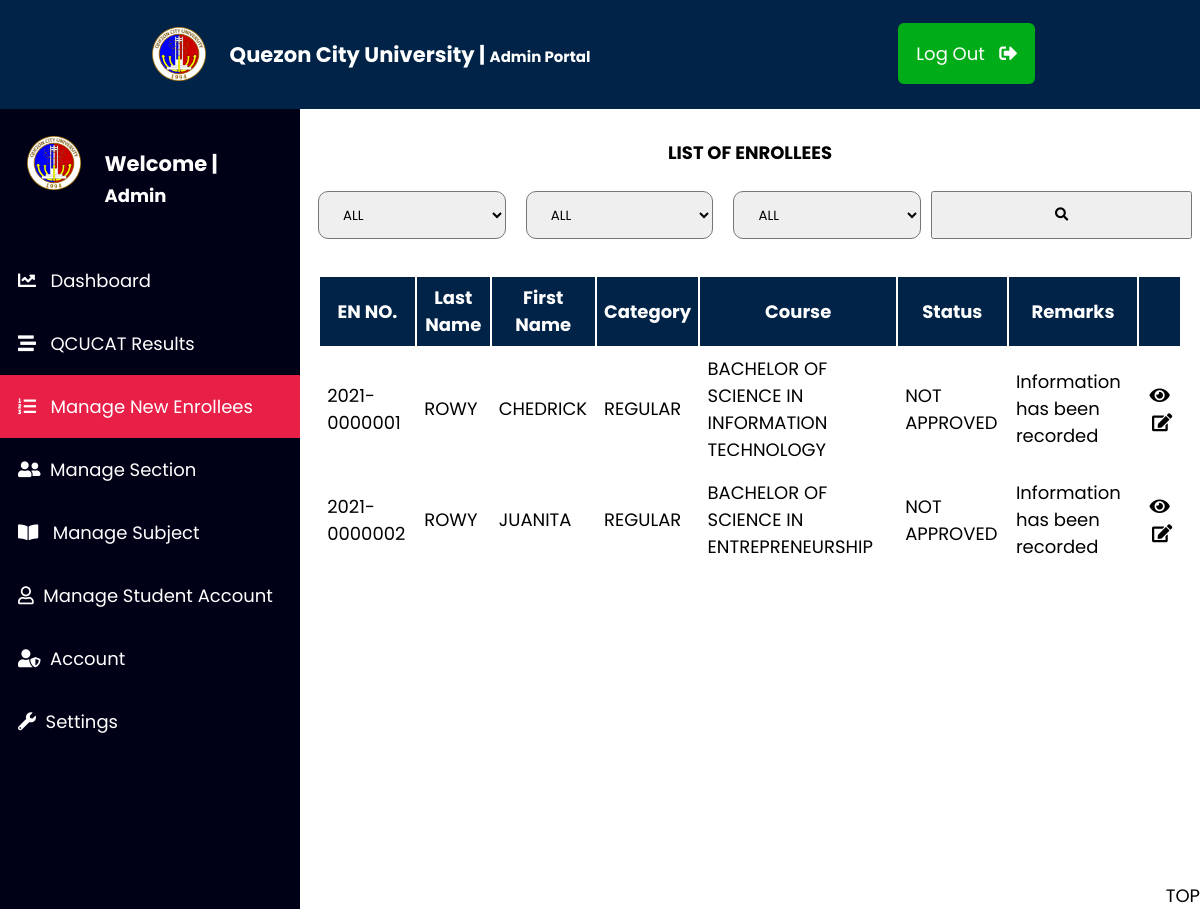
/admin/enrollees.php, run on an earlier commit of the app's database.
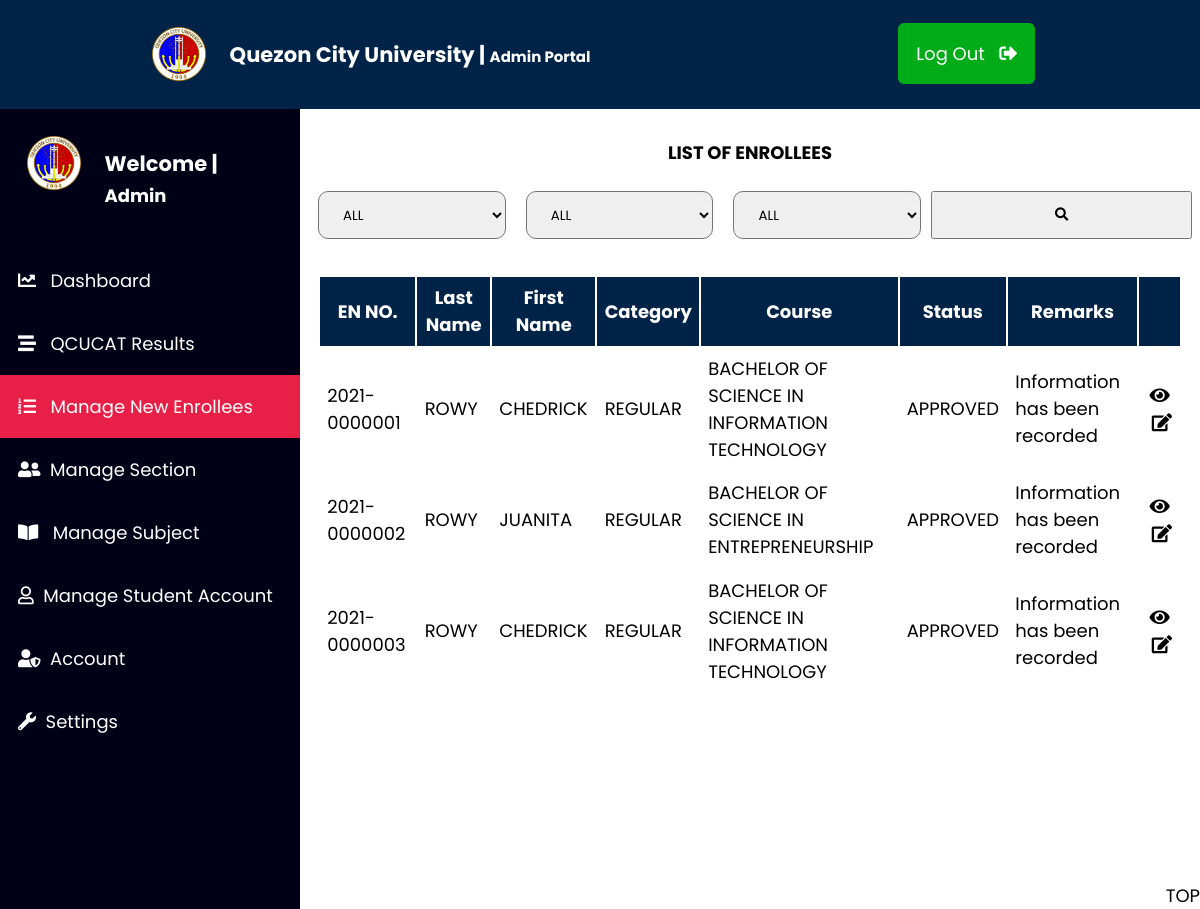
And on a later commit of the database.
### tables this page shows
CREATE TABLE `studentinfo` (
  `ID` int(11) NOT NULL,
  `enrollnumber` varchar(50) NOT NULL,
  `StudentID` varchar(11) NOT NULL,
  `FullName-Last` varchar(50) NOT NULL,
  `FullName-First` varchar(50) NOT NULL,
  `FullName-Middle` varchar(50) NOT NULL,
  `Age` varchar(11) NOT NULL,
  `birthday` varchar(50) NOT NULL,
  `birthplace` varchar(50) NOT NULL,
  `civilstatus` varchar(25) NOT NULL,
  `gender` varchar(25) NOT NULL,
  `contactno` varchar(20) NOT NULL,
  `email` varchar(50) NOT NULL,
  `address-name` varchar(100) NOT NULL,
  `zip_code` varchar(10) NOT NULL,
  `mothername` varchar(50) NOT NULL,
  `motherjob` varchar(50) NOT NULL,
  `fathername` varchar(50) NOT NULL,
  `fatherjob` varchar(50) NOT NULL,
  `guardianname` varchar(50) NOT NULL,
  `relationship` varchar(50) NOT NULL,
  `guardiancontactno` varchar(20) NOT NULL
);

CREATE TABLE `studentenrollmentinfo` (
  `ID` int(11) NOT NULL,
  `enrollnumber` varchar(50) NOT NULL,
  `StudentID` varchar(11) NOT NULL,
  `category` varchar(50) NOT NULL,
  `firstcourse` varchar(50) NOT NULL,
  `secondcourse` varchar(50) NOT NULL,
  `thirdcourse` varchar(50) NOT NULL,
  `campus` varchar(100) NOT NULL
);

CREATE TABLE `studentapprovals` (
  `ID` int(11) NOT NULL,
  `enrollnumber` varchar(50) NOT NULL,
  `StudentID` varchar(11) NOT NULL,
  `Approval` varchar(50) NOT NULL DEFAULT 'TO BE APPROVED',
  `remarks` varchar(50) NOT NULL
);

### admin/config/enc_dec.php (called while the page is built, shortened)
<?php
function qcu_encrypt($data)
        {
            $cipher = 'aes-128-ctr';
            $options = 0;
            $keyf = $_SESSION['key'];
            $iv = 'YNKAK$QWNdatewaf';
            return openssl_encrypt($data, $cipher, $keyf, $options, $iv);
        }
?>

### admin/enrollees.php (the view, shortened to what this page needs)
<?php
include_once("$_SERVER[DOCUMENT_ROOT]/enrollmentsystemfinal/admin/header.php");
include_once("config/dbcon.php");
include_once("config/enc_dec.php");
?>
<div class="content">
    <div class="enrollees">
    <div class="head">
    <h1>LIST OF ENROLLEES</h1>
    <br>
    <div class="filter-drawer">
        <form action="" class="searchbox" method="POST">
    <select name="firstcourse" value="">
                        <option value=" ">ALL</option>
                </select>
    <select name="category" value=" ">
                        <option value=" ">ALL</option>
                    </select>
    <select name="approval" value=" ">
                        <option value=" ">ALL</option>
                    </select>
                  <button type="submit" name="submit"><i class="fas fa-search"></i></button>
                    </form>
    </div>
    </div>
    <div class="con">
<table>
<tr>
    <th>EN NO.
    </th>
    <th>Last Name</th>
    <th>First Name</th>
    <th>Category</th>
    <th>Course</th>
    <th>Status</th>
    <th>Remarks</th>
    <th></th>
</tr>
<tbody id="enrollees_data">
<tr>
    <?php
        if(!isset($_POST['submit'])){
                $selectenrolleesstatus = "SELECT studentinfo.enrollnumber, studentinfo.ID, studentinfo.`FullName-Last`, studentinfo.`FullName-First`, studentenrollmentinfo.category, studentenrollmentinfo.firstcourse, studentapprovals.Approval, studentapprovals.remarks FROM studentinfo INNER JOIN studentenrollmentinfo ON studentinfo.enrollnumber = studentenrollmentinfo.enrollnumber INNER JOIN studentapprovals ON studentinfo.enrollnumber = studentapprovals.enrollnumber";
                $select_run = mysqli_query($con, $selectenrolleesstatus);
                if($select_run){
                    if($select_run && mysqli_num_rows($select_run) > 0){
                        while($row = mysqli_fetch_array($select_run)){
                            $enrollnumber = $row['enrollnumber'];
                            $studentlast = $row['FullName-Last'];
                            $studentfirst = $row['FullName-First'];
                            $studentcat = $row['category'];
                            $studentcourse =$row['firstcourse'];
                            $studentapproval = $row['Approval'];
                            $studentremarks = $row['remarks'];
                            $id = $row['ID'];
                            $inc = qcu_encrypt($enrollnumber);
                            ?>
                            <td><?php  echo $enrollnumber;?></td>
                            <td><?php  echo $studentlast;?></td>
                            <td><?php  echo $studentfirst;?></td>
                            <td><?php  echo $studentcat;?></td>
                            <td><?php  echo $studentcourse;?></td>
                            <td><?php  echo $studentapproval;?></td>
                            <td><?php  echo $studentremarks;?></td>
                            <td class='buttons'> <a href="select_info.php?id=<?php echo $id; ?>"><i class="fas fa-eye" ></i> </a> &nbsp;<a href="approvals.php?id=<?php echo $inc;?>"><i class="fas fa-edit"></i> </a> </td>
                            </tr>
 </tbody>
 <?php
                        }
            }
        }
}
?>
</table>
<a href="enrollees.php" target="_TOP" class="fixed-button"> TOP </a>
</div>
</div>
</div>

### admin/header.php (shortened to what this page needs)
<?php
$cssfile2 = "/enrollmentsystemfinal/styles/all.css";
$iconsite = "/enrollmentsystemfinal/img/qcu.png";
?>
<!DOCTYPE html>
<html lang="en">
<head>
    <link rel="stylesheet" href="<?php echo $cssfile2;?>" type="text/css">
    <link rel="stylesheet" href="admin_styles.css" type="text/css">
</head>
<body>
<div class="container">
<nav>
            <div class="logo">
                <img class="qculogo"  src="<?php echo $iconsite;?>"> &nbsp;&nbsp;&nbsp;
                    <h3>Quezon City University | <span style="font-size:15px;">  Admin Portal</span></h3>
            </div>
            <ul class="nav-list">
                <li class="list-items">
                <a href="../login.php" class="login-btn"> Log Out &nbsp; <i class="fas fa-sign-out-alt"></i></a>
                </li>
            </ul>
</nav>
<main>
<ul class="side-list">
    <li> <div class="logo" style="padding:0;">
                <img class="qculogo"  src="<?php echo $iconsite;?>"> &nbsp;&nbsp;&nbsp;
                    <h3> Welcome | <span style="font-size:18px;">  Admin</span></h3>
            </div></li>
    <li class="<?php echo (basename($_SERVER['PHP_SELF']) == "dashboard.php")?"active":"";?>"><a href="dashboard.php"> <i class="fas fa-chart-line"></i> &nbsp; Dashboard </a></li>
    <li class="<?php echo (basename($_SERVER['PHP_SELF']) == "passers.php")?"active":"";?>"><a href="passers.php"> <i class="fas fa-stream"></i> &nbsp; QCUCAT Results </a></li>
    <li class="<?php echo (basename($_SERVER['PHP_SELF']) == "enrollees.php") || (basename($_SERVER['PHP_SELF']) == "select_info.php") || (basename($_SERVER['PHP_SELF']) == "approvals.php")?"active":"";?>"><a href="enrollees.php"> <i class="fas fa-list-ol"></i> &nbsp; Manage New Enrollees</a> </li>
    <li class="<?php echo (basename($_SERVER['PHP_SELF']) == "sections.php")?"active":"";?>"><a href="sections.php"> <i class="fas fa-user-friends"></i>&nbsp; Manage Section</a> </li>
    <li class="<?php echo (basename($_SERVER['PHP_SELF']) == "subjects.php")?"active":"";?>"><a href="subjects.php"> <i class="fas fa-book-open"></i> &nbsp; Manage Subject</a> </li>
    <li class="<?php echo (basename($_SERVER['PHP_SELF']) == "student_acc.php")?"active":"";?>"><a href="student_acc.php"> <i class="far fa-user"></i>&nbsp; Manage Student Account</a> </li>
    <li class="<?php echo (basename($_SERVER['PHP_SELF']) == "admin.php")?"active":"";?>"> <a href="admin.php"> <i class="fas fa-user-shield"> </i>&nbsp; Account </a> </li>
    <li class="<?php echo (basename($_SERVER['PHP_SELF']) == "settings.php")?"active":"";?>"><a href="settings.php"> <i class="fas fa-wrench"></i>&nbsp; Settings </a> </li>
</ul>
</main>

### styles/all.css (style rules this page uses)
.fa, .fas, .far, .fal, .fad, .fab { -moz-osx-font-smoothing: grayscale; -webkit-font-smoothing: antialiased; display: inline-block; font-style: normal; font-variant: normal; text-rendering: auto; line-height: 1; }
.fa-book-open:before { content: "\f518"; }
.fa-chart-line:before { content: "\f201"; }
.fa-edit:before { content: "\f044"; }
.fa-eye:before { content: "\f06e"; }
.fa-list-ol:before { content: "\f0cb"; }
.fa-search:before { content: "\f002"; }
.fa-sign-out-alt:before { content: "\f2f5"; }
.fa-stream:before { content: "\f550"; }
.fa-user:before { content: "\f007"; }
.fa-user-friends:before { content: "\f500"; }
.fa-user-shield:before { content: "\f505"; }
.fa-wrench:before { content: "\f0ad"; }
.far { font-family: 'Font Awesome 5 Free'; font-weight: 400; }
.fa, .fas { font-family: 'Font Awesome 5 Free'; font-weight: 900; }

### admin/admin_styles.css (style rules this page uses)
* { box-sizing: border-box; }
body { color: white; font-family: 'Poppins', sans-serif; font-size: 18px; margin: 0px; padding:0px; height: 100%; }
.container { display: grid; grid-template-columns: repeat(4, 1fr); grid-template-rows: .2fr, 1.5fr, 1.2fr, .8fr; grid-template-areas: "nav nav nav nav" "main content content content" "main content content content" "main content content content" ; }
nav { grid-area: nav; background-color: #002347; display: flex; justify-content: space-around; }
main { grid-area: main; background: #000017; height: 100%; min-height: 100vh; }
.content { grid-area: content; }
.logo { padding: 1em; display: flex; }
.logo img { width: 4em; height: 4em; padding: .5em; }
.login-btn { text-decoration: none; color: white; background-color: #e82048; padding: 1em; margin: 1em; border-radius: 6px; }
.nav-list { text-decoration: none; padding: 1.2em; }
.nav-list .list-items { display: inline-block; }
.side-list li a { text-decoration: none; color: white; }
.side-list { text-decoration: none; list-style-type: none; margin: 0; padding: 0; }
.side-list li { padding: 1em; margin: 0em; }
.active { background-color: #e82048 ; }
.enrollees { display: grid; grid-template-columns: repeat(3, 1fr); grid-template-rows: 1fr, 1fr, 1fr; grid-template-areas: "head head head" "con con con" "con con con" ; color: black; }
.head { grid-area: head; color: black; padding: 1em; margin:1em; font-size: .5em; }
.head h1 { text-align: center; }
.filter-drawer form { display: flex; margin: 0 -10px; }
.filter-drawer select { width: 35%; font-family: 'Poppins', sans-serif; padding: 12px 20px; border-radius: 10px; margin: 0 10px; }
.filter-drawer button { padding: 12px 20px; }
.con { grid-area: con; padding: 1em; }
.con table { min-width: 100%; min-height: 100%; }
.con a { text-decoration: none; color: black; font-size: 1em; }
.con .buttons { text-align: center; }
.con th { background-color: #002347; color: white; border-collapse: collapse; }
.con th,td { padding: .4em; cursor: pointer; }
.login-btn { text-decoration: none; color: white; background-color: #00AC17; padding: 1em; margin: 1em; border-radius: 6px; }
.fixed-button { position: fixed; bottom: 0; right: 0; transform-origin: center right; }
.appbody input,select,button { width: 50%; font-family: 'Poppins', sans-serif; padding: 12px 20px; }

What changed in the data, as far as the page shows it:
changed studentinfo (number 1 of 3 on the later page): studentapprovals.Approval "NOT APPROVED" → "APPROVED"
changed studentinfo "JUANITA": studentapprovals.Approval "NOT APPROVED" → "APPROVED"
added studentinfo: enrollnumber "2021-0000003", value "ROWY", value "CHEDRICK", studentenrollmentinfo.category "REGULAR", studentenrollmentinfo.firstcourse "BACHELOR OF SCIENCE IN INFORMATION TECHNOLOGY", studentapprovals.Approval "APPROVED", studentapprovals.remarks "Information has been recorded"
